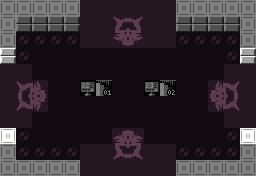

This game map was drawn from its Tiled (.tmx) file and the tilesets committed beside it. A one-line description and the trimmed map source follow:
An orthogonal 16x11 tile map with 16x16 px tiles, 18 tile layers (Base, Attributes, Base, Attributes, ...), 6 tilesets.

<map version="1.10" tiledversion="1.11.2" orientation="orthogonal" renderorder="right-down" width="16" height="11" tilewidth="16" tileheight="16" infinite="0" nextlayerid="66" nextobjectid="1">
 <properties>
  <property name="category" value="exterior" />
  <property name="color_emphasis" value="0" />
  <property name="dark" type="bool" value="true" />
  <property name="exit_east" type="bool" value="true" />
  <property name="exit_north" type="bool" value="true" />
  <property name="exit_south" type="bool" value="true" />
  <property name="exit_west" type="bool" value="true" />
  <property name="forbid_player_spawning" type="bool" value="false" />
  <property name="has_exit" type="bool" value="true" />
  <property name="is_warp" type="bool" value="true" />
  <property name="raster_effect" value="RASTER_EFFECT_NONE" />
  <property name="room_obj_palette" value="sprite_palette_overworld_table" />
  <property name="room_palette" value="warp_palette_table" />
 </properties>
 <tileset firstgid="1" source="../../MapTiles.tsx" />
 <tileset firstgid="257" source="../../DiscoFloorTiles.tsx" />
 <tileset firstgid="289" source="../../Attributes.tsx" />
 <tileset firstgid="293" source="../../TechnicalTiles.tsx" />
 <tileset firstgid="357" source="../../ExitTiles.tsx" />
 <tileset firstgid="485" source="../../SignTiles.tsx" />
 <layer id="1" name="Base" width="16" height="11" opacity="0.5">
  <data>[176 cells, 176 non-empty, 8 distinct tile ids]</data>
 </layer>
 <layer id="2" name="Attributes" width="16" height="11" opacity="0.2">
  <data>[176 cells, 163 non-empty, 1 distinct tile ids]</data>
 </layer>
 <group id="36" name="Exit - West" class="overlay">
  <properties>
   <property name="adjacent_challenge" type="bool" value="true" />
   <property name="adjacent_exterior" type="bool" value="true" />
   <property name="adjacent_interior" type="bool" value="true" />
   <property name="adjacent_shop" type="bool" value="true" />
   <property name="direction" value="west" />
  </properties>
  <layer id="37" name="Base" width="16" height="11">
   <data>[176 cells, 10 non-empty, 3 distinct tile ids]</data>
  </layer>
  <layer id="38" name="Attributes" width="16" height="11" opacity="0.18">
   <data>[176 cells, 3 non-empty, 1 distinct tile ids]</data>
  </layer>
 </group>
 <group id="30" name="Exit - East" class="overlay">
  <properties>
   <property name="adjacent_challenge" type="bool" value="true" />
   <property name="adjacent_exterior" type="bool" value="true" />
   <property name="adjacent_interior" type="bool" value="true" />
   <property name="adjacent_shop" type="bool" value="true" />
   <property name="direction" value="east" />
  </properties>
  <layer id="31" name="Base" width="16" height="11">
   <data>[176 cells, 10 non-empty, 3 distinct tile ids]</data>
  </layer>
  <layer id="32" name="Attributes" width="16" height="11" opacity="0.2">
   <data>[176 cells, 6 non-empty, 1 distinct tile ids]</data>
  </layer>
 </group>
 <group id="33" name="Exit - South" class="overlay">
  <properties>
   <property name="adjacent_challenge" type="bool" value="true" />
   <property name="adjacent_exterior" type="bool" value="true" />
   <property name="adjacent_interior" type="bool" value="true" />
   <property name="adjacent_shop" type="bool" value="true" />
   <property name="direction" value="south" />
  </properties>
  <layer id="34" name="Base" width="16" height="11">
   <data>[176 cells, 12 non-empty, 1 distinct tile ids]</data>
  </layer>
  <layer id="35" name="Attributes" width="16" height="11" opacity="0.13">
   <data>[176 cells, 0 non-empty, 0 distinct tile ids]</data>
  </layer>
 </group>
 <group id="39" name="Exit - North" class="overlay">
  <properties>
   <property name="adjacent_challenge" type="bool" value="true" />
   <property name="adjacent_exterior" type="bool" value="true" />
   <property name="adjacent_interior" type="bool" value="true" />
   <property name="adjacent_shop" type="bool" value="true" />
   <property name="direction" value="north" />
  </properties>
  <layer id="40" name="Base" width="16" height="11">
   <data>[176 cells, 18 non-empty, 1 distinct tile ids]</data>
  </layer>
  <layer id="41" name="Attributes" width="16" height="11" opacity="0.13">
   <data>[176 cells, 0 non-empty, 0 distinct tile ids]</data>
  </layer>
 </group>
 <group id="45" name="Challenge - West" class="overlay">
  <properties>
   <property name="adjacent_challenge" type="bool" value="true" />
   <property name="adjacent_exterior" type="bool" value="false" />
   <property name="adjacent_interior" type="bool" value="false" />
   <property name="adjacent_shop" type="bool" value="false" />
   <property name="direction" value="west" />
  </properties>
  <layer id="46" name="Base" width="16" height="11">
   <data>[176 cells, 4 non-empty, 4 distinct tile ids]</data>
  </layer>
  <layer id="47" name="Attributes" width="16" height="11" opacity="0.2">
   <data>[176 cells, 0 non-empty, 0 distinct tile ids]</data>
  </layer>
 </group>
 <group id="42" name="Challenge - East" class="overlay">
  <properties>
   <property name="adjacent_challenge" type="bool" value="true" />
   <property name="adjacent_exterior" type="bool" value="false" />
   <property name="adjacent_interior" type="bool" value="false" />
   <property name="adjacent_shop" type="bool" value="false" />
   <property name="direction" value="east" />
  </properties>
  <layer id="43" name="Base" width="16" height="11">
   <data>[176 cells, 4 non-empty, 4 distinct tile ids]</data>
  </layer>
  <layer id="44" name="Attributes" width="16" height="11" opacity="0.2">
   <data>[176 cells, 0 non-empty, 0 distinct tile ids]</data>
  </layer>
 </group>
 <group id="51" name="Challenge - South" class="overlay">
  <properties>
   <property name="adjacent_challenge" type="bool" value="true" />
   <property name="adjacent_exterior" type="bool" value="false" />
   <property name="adjacent_interior" type="bool" value="false" />
   <property name="adjacent_shop" type="bool" value="false" />
   <property name="direction" value="south" />
  </properties>
  <layer id="52" name="Base" width="16" height="11">
   <data>[176 cells, 4 non-empty, 4 distinct tile ids]</data>
  </layer>
  <layer id="53" name="Attributes" width="16" height="11" opacity="0.2">
   <data>[176 cells, 0 non-empty, 0 distinct tile ids]</data>
  </layer>
 </group>
 <group id="48" name="Challenge - North" class="overlay">
  <properties>
   <property name="adjacent_challenge" type="bool" value="true" />
   <property name="adjacent_exterior" type="bool" value="false" />
   <property name="adjacent_interior" type="bool" value="false" />
   <property name="adjacent_shop" type="bool" value="false" />
   <property name="direction" value="north" />
  </properties>
  <layer id="49" name="Base" width="16" height="11">
   <data>[176 cells, 4 non-empty, 4 distinct tile ids]</data>
  </layer>
  <layer id="50" name="Attributes" width="16" height="11" opacity="0.2">
   <data>[176 cells, 0 non-empty, 0 distinct tile ids]</data>
  </layer>
 </group>
</map>
